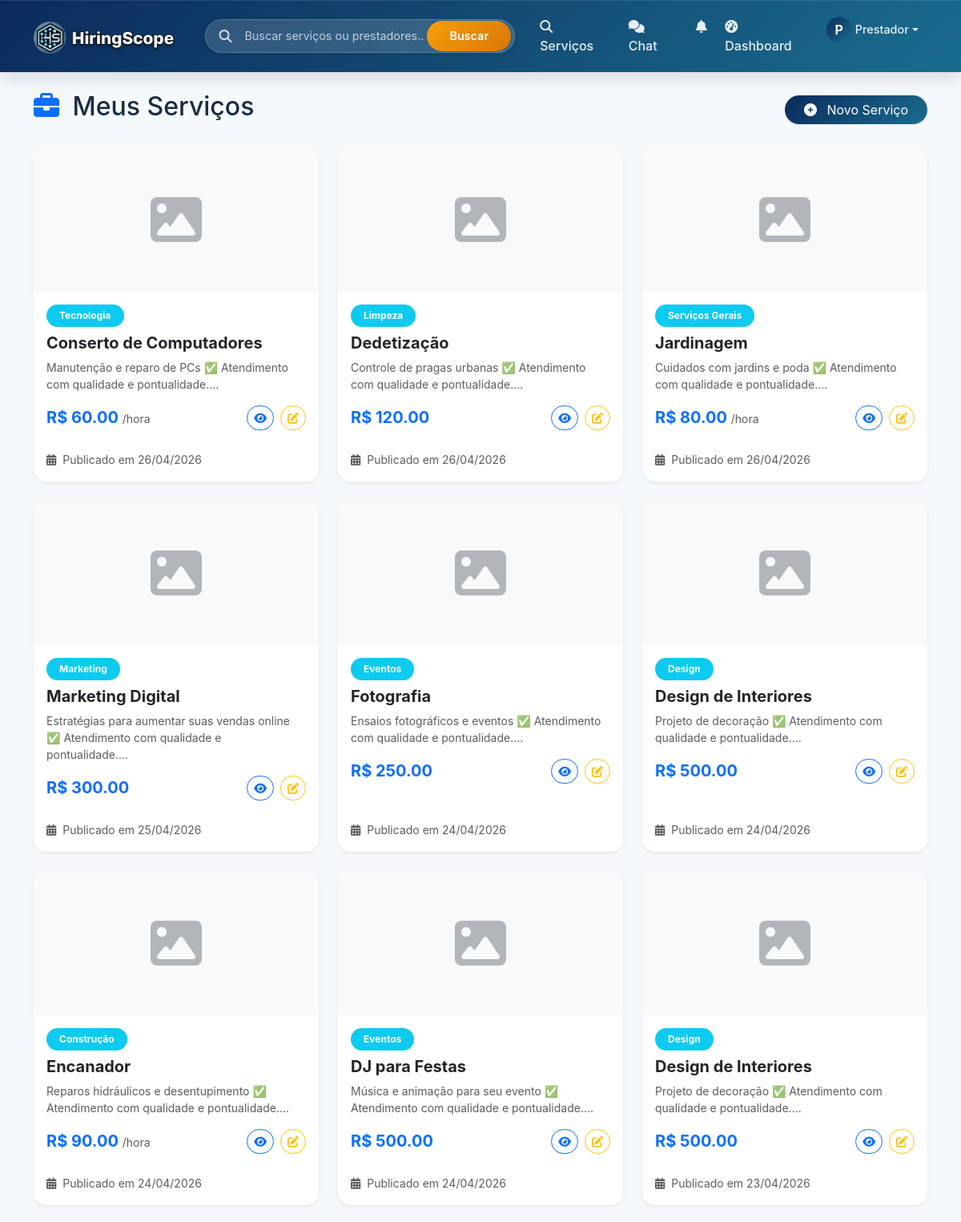
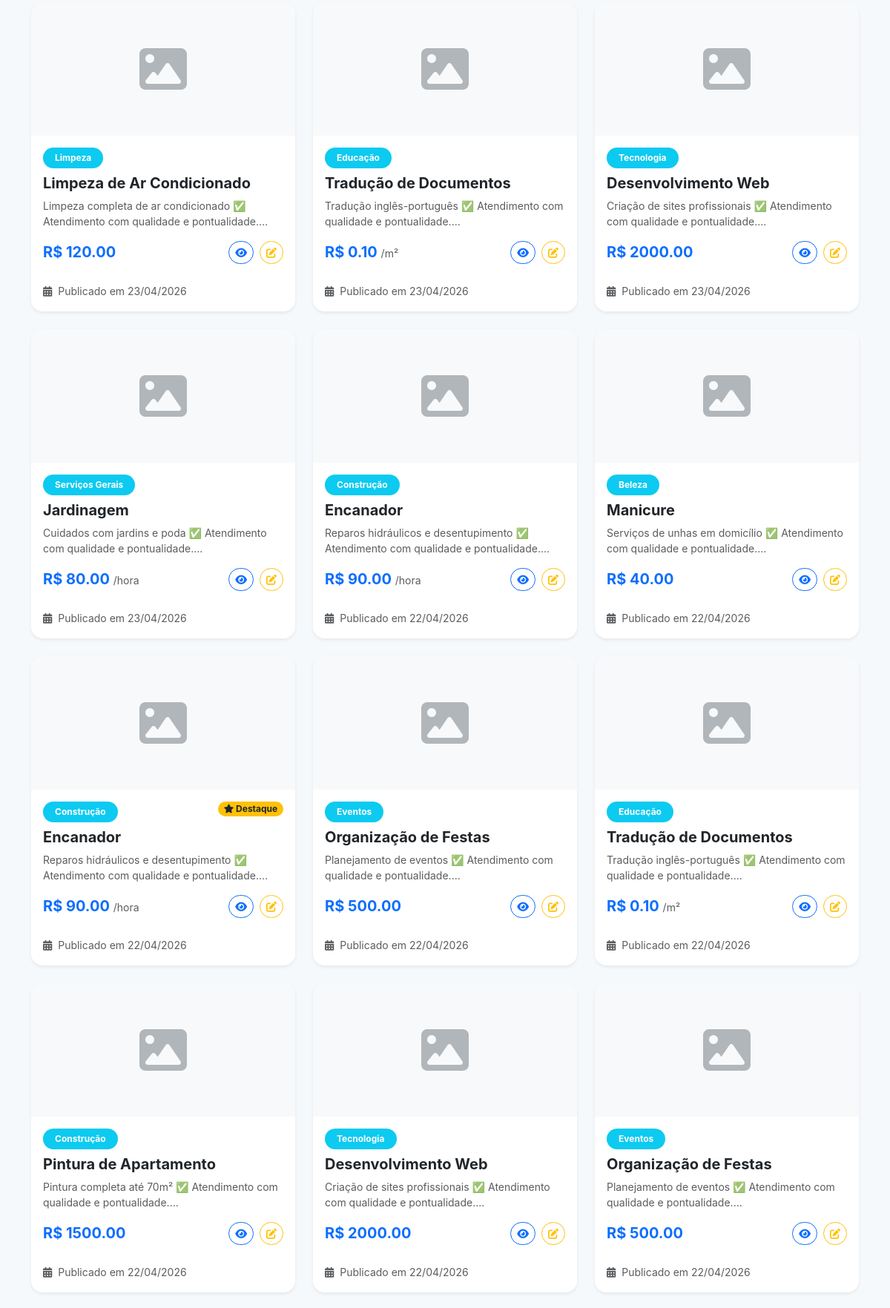
The page /servico/meus-servicos (signed in, upper part) on the database its author committed (2 pictures, top to bottom).
### models.py (models this page shows, shortened)
class Usuario(UserMixin, db.Model):
    __tablename__ = 'usuarios'
    id = db.Column(db.Integer, primary_key=True)
    nome = db.Column(db.String(100), nullable=False)
    email = db.Column(db.String(100), unique=True, nullable=False)
    senha_hash = db.Column(db.String(200), nullable=False)
    telefone = db.Column(db.String(20))
    tipo = db.Column(db.String(20), nullable=False)  # cliente, prestador
    is_admin = db.Column(db.Boolean, default=False)  # NOVO CAMPO
    data_cadastro = db.Column(db.DateTime, default=datetime.utcnow)
    foto_perfil = db.Column(db.String(200), default='default.jpg')
    foto_url = db.Column(db.String(500), nullable=True)  # URL da foto do Google
    descricao = db.Column(db.Text)
    servicos_oferecidos = db.relationship('Servico', back_populates='prestador', lazy=True, overlaps='prestador_rel')
    avaliacoes_recebidas = db.relationship('Avaliacao', foreign_keys='Avaliacao.prestador_id', back_populates='prestador', lazy=True, overlaps='avaliado_rel')
    avaliacoes_feitas = db.relationship('Avaliacao', foreign_keys='Avaliacao.cliente_id', back_populates='cliente', lazy=True, overlaps='avaliador_rel')
    favoritos = db.relationship('Favorito', foreign_keys='Favorito.cliente_id', back_populates='cliente', lazy=True, overlaps='cliente_rel')
    contratos_como_cliente = db.relationship('Contrato', foreign_keys='Contrato.cliente_id', back_populates='cliente', lazy=True, overlaps='cliente_rel')
    contratos_como_prestador = db.relationship('Contrato', foreign_keys='Contrato.prestador_id', back_populates='prestador', lazy=True, overlaps='prestador_rel')

class Servico(db.Model):
    __tablename__ = 'servicos'
    id = db.Column(db.Integer, primary_key=True)
    prestador_id = db.Column(db.Integer, db.ForeignKey('usuarios.id'), nullable=False)
    titulo = db.Column(db.String(200), nullable=False)
    descricao = db.Column(db.Text, nullable=False)
    categoria = db.Column(db.String(100))
    tipo_preco = db.Column(db.String(20), default='fixo')  # fixo, hora, dia, metro, consulta
    preco = db.Column(db.Float)
    destaque = db.Column(db.Boolean, default=False)
    destaque_pago = db.Column(db.Boolean, default=False)
    destaque_data_fim = db.Column(db.DateTime, nullable=True)
    data_postagem = db.Column(db.DateTime, default=datetime.utcnow)
    imagem_base64 = db.Column(db.Text, nullable=True)
    prestador = db.relationship('Usuario', foreign_keys=[prestador_id], back_populates='servicos_oferecidos')
    solicitacoes = db.relationship('Solicitacao', back_populates='servico', lazy=True, overlaps='servico_rel')
    avaliacoes = db.relationship('Avaliacao', back_populates='servico', lazy=True, overlaps='servico_rel')
    contratos = db.relationship('Contrato', back_populates='servico', lazy=True, overlaps='servico_rel')

### routes/servico_routes.py (the view)
@servico_bp.route('/meus-servicos')
@login_required
def meus_servicos():
    if current_user.tipo != 'prestador':
        flash('Acesso negado', 'danger')
        return redirect(url_for('main.index'))
    servicos = Servico.query.filter_by(prestador_id=current_user.id).order_by(Servico.data_postagem.desc()).all()
    return render_template('meus_servicos.html', servicos=servicos)

### app.py (called while the page is built)
@login_manager.user_loader
def load_user(user_id):
    from models import Usuario
    return Usuario.query.get(int(user_id))

@app.context_processor
def utility_processor():
    def get_icone_categoria(categoria):
        icons = {
            'Tecnologia': 'fa-laptop-code', 'Construção': 'fa-hard-hat',
            'Design': 'fa-paintbrush', 'Educação': 'fa-chalkboard-user',
            'Saúde': 'fa-heartbeat', 'Marketing': 'fa-chart-line'
        }
        return icons.get(categoria, 'fa-tools')
    def get_cor_categoria(categoria):
        colors = {
            'Tecnologia': 'primary', 'Construção': 'warning',
            'Design': 'danger', 'Educação': 'success', 'Saúde': 'info'
        }
        return colors.get(categoria, 'dark')
    return {
        'get_icone_categoria': get_icone_categoria,
        'get_cor_categoria': get_cor_categoria,
        'now': datetime.utcnow()
    }

### templates/meus_servicos.html (shortened to what this page needs)
{% extends "base.html" %}
{% block content %}
<div class="container mt-4">
    <div class="d-flex justify-content-between align-items-center mb-4 flex-wrap gap-3">
        <h2>
            <i class="fas fa-briefcase text-primary me-2"></i>
            Meus Serviços
        </h2>
        <a href="{{ url_for('servico.cadastro') }}" class="btn btn-primary rounded-pill px-4">
            <i class="fas fa-plus-circle me-2"></i> Novo Serviço
        </a>
    </div>
    {% if servicos %}
    <div class="row g-4">
        {% for servico in servicos %}
        <div class="col-md-6 col-lg-4">
            <div class="card h-100 border-0 rounded-4 shadow-sm overflow-hidden transition">
                {% if servico.imagem_base64 %}
                    <img
                         class="card-img-top"
                         alt="{{ servico.titulo }}"
                         style="height: 180px; object-fit: cover;">
                {% else %}
                    <div class="card-img-top d-flex align-items-center justify-content-center bg-light" style="height: 180px;">
                        <i class="fas fa-image fa-4x text-secondary opacity-50"></i>
                    </div>
                {% endif %}
                <div class="card-body p-3">
                    <div class="d-flex justify-content-between align-items-start mb-2">
                        <span class="badge bg-info px-3 py-2 rounded-pill">{{ servico.categoria }}</span>
                        {% if servico.destaque %}
                            <span class="badge bg-warning text-dark rounded-pill">
                                <i class="fas fa-star"></i> Destaque
                            </span>
                        {% endif %}
                    </div>
                    <h5 class="card-title fw-bold mb-2">{{ servico.titulo }}</h5>
                    <p class="card-text small text-muted">{{ servico.descricao[:100] }}...</p>
                    <div class="d-flex justify-content-between align-items-center mt-3">
                        <div>
                            {% if servico.tipo_preco and servico.tipo_preco != 'consulta' %}
                                <span class="fw-bold text-primary fs-5">
                                    R$ {{ "%.2f"|format(servico.preco) }}
                                </span>
                                <small class="text-muted">
                                    {% if servico.tipo_preco == 'hora' %}/hora
                                    {% elif servico.tipo_preco == 'dia' %}/dia
                                    {% elif servico.tipo_preco == 'metro' %}/m²
                                    {% endif %}
                                </small>
                            {% elif servico.tipo_preco == 'consulta' %}
                                <span class="badge bg-info">Sob Consulta</span>
                            {% elif servico.preco %}
                                <span class="fw-bold text-primary">R$ {{ "%.2f"|format(servico.preco) }}</span>
                            {% else %}
                                <span class="text-muted small">Sob consulta</span>
                            {% endif %}
                        </div>
                        <div class="d-flex gap-2">
                            <a href="{{ url_for('servico.detalhe', id=servico.id) }}" class="btn btn-sm btn-outline-primary rounded-pill">
                                <i class="fas fa-eye"></i>
                            </a>
                            <a href="{{ url_for('servico.editar', id=servico.id) }}" class="btn btn-sm btn-outline-warning rounded-pill">
                                <i class="fas fa-edit"></i>
                            </a>
                        </div>
                    </div>
                </div>
                <div class="card-footer bg-white border-0 pb-3">
                    <small class="text-muted">
                        <i class="fas fa-calendar-alt me-1"></i>
                        Publicado em {{ servico.data_postagem.strftime('%d/%m/%Y') }}
                    </small>
                </div>
            </div>
        </div>
        {% endfor %}
    </div>
    {% endif %}
</div>
{% endblock %}

### templates/components/base/navbar.html (shortened to what this page needs)
<nav class="navbar navbar-expand-lg navbar-dark sticky-top">
    <div class="container">
        <a class="navbar-brand" href="{{ url_for('main.index') }}">
            <img src="{{ url_for('static', filename='img/logo.png') }}"
                 alt="PrestaServiços"
                 class="navbar-logo"
                 style="height: 42px;"
                 onerror="this.onerror=null; this.parentNode.innerHTML='<i class=\'fas fa-tools me-2\'></i> PrestaServiços';">
        </a>
        <div class="search-bar-desktop d-none d-lg-block">
            <div class="search-bar-wrapper">
                <div class="search-icon"><i class="fas fa-search"></i></div>
                <input type="text" id="globalSearchInput" class="search-input" placeholder="Buscar serviços ou prestadores...">
                <button id="globalSearchBtn" class="search-btn">Buscar</button>
            </div>
        </div>
        <div class="collapse navbar-collapse" id="navbarNav">
            <ul class="navbar-nav ms-auto">
                <li class="nav-item">
                    <a class="nav-link" href="{{ url_for('servico.lista') }}">
                        <i class="fas fa-search me-1"></i> Serviços
                    </a>
                </li>
                {% if current_user.is_authenticated %}
                    <li class="nav-item position-relative">
                        <a class="nav-link chat-link" href="{{ url_for('chat.index') }}">
                            <i class="fas fa-comments me-1"></i> Chat
                        </a>
                    </li>
                    <li class="nav-item dropdown">
                        <a class="nav-link" href="#" id="notificationDropdown" role="button" data-bs-toggle="dropdown">
                            <i class="fas fa-bell"></i>
                        </a>
                    </li>
                    <li class="nav-item">
                        <a class="nav-link" href="{{ url_for('main.dashboard') }}">
                            <i class="fas fa-tachometer-alt me-1"></i> Dashboard
                        </a>
                    </li>
                    <li class="nav-item dropdown">
                        <a class="nav-link dropdown-toggle d-flex align-items-center" href="#" id="userDropdown" role="button" data-bs-toggle="dropdown">
                            {% if current_user.foto_url %}
                                <img src="{{ current_user.foto_url }}" class="user-avatar-nav" alt="Avatar" onerror="this.style.display='none'; this.parentNode.querySelector('.user-avatar-nav-placeholder').style.display='inline-flex';">
                                <div class="user-avatar-nav-placeholder" style="display: none;">{{ current_user.nome[0]|upper }}</div>
                            {% else %}
                                <div class="user-avatar-nav-placeholder">{{ current_user.nome[0]|upper }}</div>
                            {% endif %}
                            <span class="user-name-nav ms-1">{{ current_user.nome.split()[0] }}</span>
                        </a>
                    </li>
                {% endif %}
            </ul>
        </div>
    </div>
</nav>

### static/style.css (style rules this page uses)
:root { --primary: #0b2b5c; --primary-light: #1a6d8f; --primary-dark: #071a36; --accent: #3bb2ff; --success: #10b981; --warning: #fbbf24; --danger: #ef4444; --bg: #f6f9fc; --card: #ffffff; --text: #1a2c3e; --muted: #6b7280; --shadow-soft: 0 10px 25px rgba(0,0,0,0.05); --shadow-strong: 0 25px 50px -15px rgba(0,0,0,0.25); --gradient-main: linear-gradient(135deg, var(--primary), var(--primary-light)); }
* { margin: 0; padding: 0; box-sizing: border-box; }
body { font-family: 'Inter', 'Segoe UI', system-ui, sans-serif; background: var(--bg); color: var(--text); scroll-behavior: smooth; }
.navbar { background: linear-gradient(135deg, #0b2b5c 0%, #134b73 50%, #1a6d8f 100%); box-shadow: 0 8px 20px rgba(0, 0, 0, 0.12), inset 0 1px 0 rgba(255, 255, 255, 0.1); padding: 0.8rem 0; position: sticky; top: 0; z-index: 1000; backdrop-filter: blur(2px); }
.navbar-brand { font-size: 1.8rem; font-weight: 800; background: linear-gradient(120deg, #ffffff, #c3e2ff); background-clip: text; -webkit-background-clip: text; color: transparent; letter-spacing: -0.5px; transition: all 0.3s; }
.nav-link { color: rgba(255, 255, 255, 0.9) !important; font-weight: 500; margin: 0 0.2rem; padding: 0.5rem 1.2rem; border-radius: 40px; transition: all 0.2s; }
.navbar-logo { height: 40px; width: auto; max-height: 40px; object-fit: contain; transition: all 0.2s; }
.search-bar-wrapper { display: flex; align-items: center; background: white; border-radius: 60px; box-shadow: 0 4px 12px rgba(0, 0, 0, 0.08); border: 1px solid #e2e8f0; transition: all 0.2s; overflow: hidden; }
.search-icon { padding: 0 16px; color: #94a3b8; font-size: 1.1rem; }
.navbar-logo { height: 40px; width: auto; max-height: 40px; object-fit: contain; }
.search-bar-desktop { flex: 0 0 320px; margin: 0 20px; }
@media (min-width: 1200px) { .search-bar-desktop { flex: 0 0 380px; } }
.search-bar-wrapper { display: flex; align-items: center; background: white; border-radius: 60px; box-shadow: 0 2px 6px rgba(0,0,0,0.1); border: 1px solid #e2e8f0; overflow: hidden; height: 42px; }
.search-input { flex: 1; border: none; padding: 0 0 0 12px; font-size: 0.9rem; outline: none; background: transparent; }
.search-input::placeholder { color: #94a3b8; font-weight: 400; }
.search-btn { background: var(--gradient-main); border: none; color: white; padding: 0 28px; font-weight: 600; border-radius: 0 60px 60px 0; transition: 0.2s; cursor: pointer; font-size: 0.95rem; }
.user-avatar-nav-placeholder { width: 32px; height: 32px; border-radius: 50%; background: var(--gradient-main); display: inline-flex; align-items: center; justify-content: center; color: white; font-weight: bold; font-size: 1rem; }
.user-name-nav { font-size: 0.9rem; font-weight: 500; }
.transition { transition: all 0.3s ease; }
.btn-primary { background: linear-gradient(135deg, #0b2b5c, #1a6d8f); border: none; }

### static/css/base.css (style rules this page uses)
.search-bar-desktop { flex: 0 0 380px; margin: 0 20px; }
.search-bar-wrapper { display: flex; align-items: center; background: rgba(255, 255, 255, 0.15); backdrop-filter: blur(8px); border-radius: 60px; border: 1px solid rgba(255, 255, 255, 0.2); transition: all 0.3s ease; overflow: hidden; }
.search-icon { padding: 0 16px; color: rgba(255, 255, 255, 0.8); font-size: 1rem; transition: color 0.3s ease; }
.search-input { flex: 1; border: none; padding: 12px 0; font-size: 0.9rem; outline: none; background: transparent; color: white; }
.search-input::placeholder { color: rgba(255, 255, 255, 0.7); }
.search-btn { background: linear-gradient(135deg, #f59e0b, #d97706); border: none; color: white; padding: 8px 28px; font-weight: 600; border-radius: 60px; transition: all 0.3s ease; cursor: pointer; font-size: 0.9rem; margin: 4px; }
.user-avatar-nav-placeholder { width: 32px; height: 32px; border-radius: 50%; background: linear-gradient(135deg, #0b2b5c, #1a6d8f); display: inline-flex; align-items: center; justify-content: center; color: white; font-weight: bold; }

### templates/meus_servicos.html (style rules this page uses)
.transition { transition: all 0.3s ease; }

### rows shown on the page
Usuario: nome "P", nome "Prestador"
Servico: categoria "Tecnologia", titulo "Conserto de Computadores", descricao "Manutenção e reparo de PCs ✅ Atendimento com qualidade e pontualidade.", preco "60.00", tipo_preco "/hora", data_postagem "26/04/2026"
Servico: categoria "Limpeza", titulo "Dedetização", descricao "Controle de pragas urbanas ✅ Atendimento com qualidade e pontualidade.", preco "120.00", data_postagem "26/04/2026"
Servico: categoria "Serviços Gerais", titulo "Jardinagem", descricao "Cuidados com jardins e poda ✅ Atendimento com qualidade e pontualidade.", preco "80.00", tipo_preco "/hora", data_postagem "26/04/2026"
Servico: categoria "Marketing", titulo "Marketing Digital", descricao "Estratégias para aumentar suas vendas online ✅ Atendimento com qualidade e pontualidade.", preco "300.00", data_postagem "25/04/2026"
Servico: categoria "Eventos", titulo "Fotografia", descricao "Ensaios fotográficos e eventos ✅ Atendimento com qualidade e pontualidade.", preco "250.00", data_postagem "24/04/2026"
Servico: categoria "Design", titulo "Design de Interiores", descricao "Projeto de decoração ✅ Atendimento com qualidade e pontualidade.", preco "500.00", data_postagem "24/04/2026"
Servico: categoria "Construção", titulo "Encanador", descricao "Reparos hidráulicos e desentupimento ✅ Atendimento com qualidade e pontualidade.", preco "90.00", tipo_preco "/hora", data_postagem "24/04/2026"
Servico: categoria "Eventos", titulo "DJ para Festas", descricao "Música e animação para seu evento ✅ Atendimento com qualidade e pontualidade.", preco "500.00", data_postagem "24/04/2026"
Servico: categoria "Design", titulo "Design de Interiores", descricao "Projeto de decoração ✅ Atendimento com qualidade e pontualidade.", preco "500.00", data_postagem "23/04/2026"
Servico: categoria "Limpeza", titulo "Limpeza de Ar Condicionado", descricao "Limpeza completa de ar condicionado ✅ Atendimento com qualidade e pontualidade.", preco "120.00", data_postagem "23/04/2026"
Servico: categoria "Educação", titulo "Tradução de Documentos", descricao "Tradução inglês-português ✅ Atendimento com qualidade e pontualidade.", preco "0.10", tipo_preco "/m²", data_postagem "23/04/2026"
Servico: categoria "Tecnologia", titulo "Desenvolvimento Web", descricao "Criação de sites profissionais ✅ Atendimento com qualidade e pontualidade.", preco "2000.00", data_postagem "23/04/2026"
Servico: categoria "Serviços Gerais", titulo "Jardinagem", descricao "Cuidados com jardins e poda ✅ Atendimento com qualidade e pontualidade.", preco "80.00", tipo_preco "/hora", data_postagem "23/04/2026"
Servico: categoria "Construção", titulo "Encanador", descricao "Reparos hidráulicos e desentupimento ✅ Atendimento com qualidade e pontualidade.", preco "90.00", tipo_preco "/hora", data_postagem "22/04/2026"
Servico: categoria "Beleza", titulo "Manicure", descricao "Serviços de unhas em domicílio ✅ Atendimento com qualidade e pontualidade.", preco "40.00", data_postagem "22/04/2026"
Servico: categoria "Construção", destaque True (drawn), titulo "Encanador", descricao "Reparos hidráulicos e desentupimento ✅ Atendimento com qualidade e pontualidade.", preco "90.00", tipo_preco "/hora", data_postagem "22/04/2026"
Servico: categoria "Eventos", titulo "Organização de Festas", descricao "Planejamento de eventos ✅ Atendimento com qualidade e pontualidade.", preco "500.00", data_postagem "22/04/2026"
Servico: categoria "Educação", titulo "Tradução de Documentos", descricao "Tradução inglês-português ✅ Atendimento com qualidade e pontualidade.", preco "0.10", tipo_preco "/m²", data_postagem "22/04/2026"
Servico: categoria "Construção", titulo "Pintura de Apartamento", descricao "Pintura completa até 70m² ✅ Atendimento com qualidade e pontualidade.", preco "1500.00", data_postagem "22/04/2026"
Servico: categoria "Tecnologia", titulo "Desenvolvimento Web", descricao "Criação de sites profissionais ✅ Atendimento com qualidade e pontualidade.", preco "2000.00", data_postagem "22/04/2026"
Servico: categoria "Eventos", titulo "Organização de Festas", descricao "Planejamento de eventos ✅ Atendimento com qualidade e pontualidade.", preco "500.00", data_postagem "22/04/2026"
